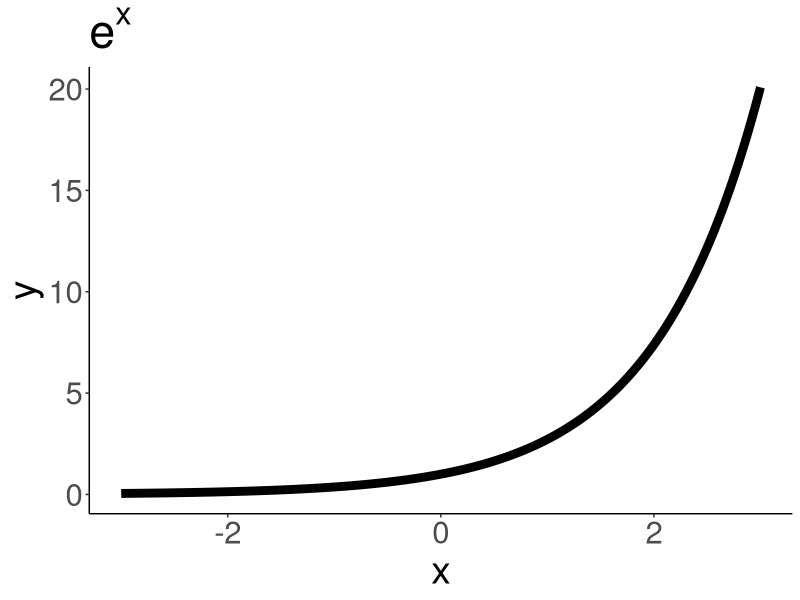
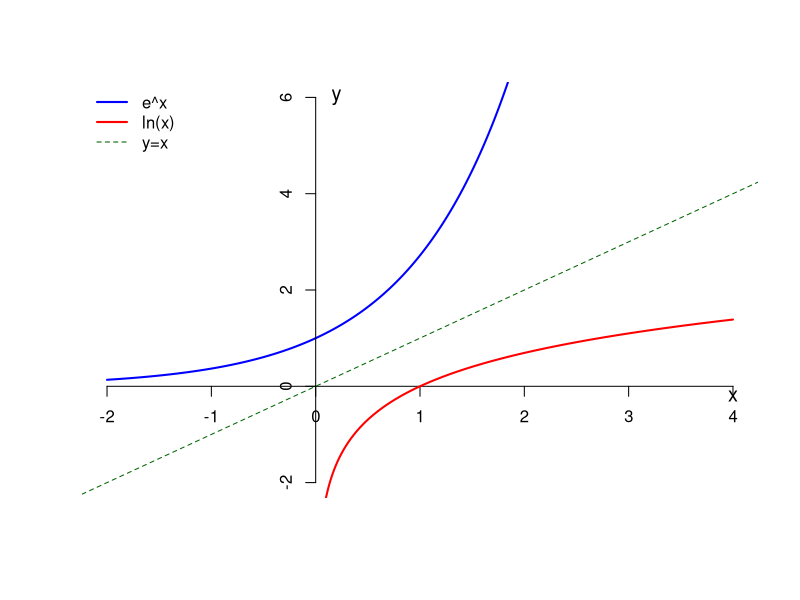

Generate these figures, in order, with R: (Note: this script raises an error after producing the figures.)
## ---- chunk 1
library(tidyverse)
## ---- chunk 2

x=seq(-3,3,by=0.01)
y=exp(x)

ggplot()+
  geom_line(aes(x=x,y=y),color="black",linewidth=3)+
  theme_classic()+
  labs(x="x",y="y",title=bquote(e^x))+
  theme(text=element_text(size=28))
## ---- chunk 3

# Define x values
x_exp <- seq(-2, 4, length.out = 500)          # for e^x
x_log <- seq(0.001, 4, length.out = 500)       # for ln(x) (x>0 only)

# Compute y values
y_exp <- exp(x_exp)
y_log <- log(x_log)

# Base plot: no axes, no box, no margin labels
plot(x_exp, y_exp, type = "l", col = "blue", lwd = 2,
     xlab = "", ylab = "",
     xlim = c(-2, 4), ylim = c(-2, 6),         
     main = "",
     axes = FALSE, frame.plot = FALSE)

# Draw custom axes at x=0 and y=0
axis(1, pos = 0)  # x-axis at y=0
axis(2, pos = 0)  # y-axis at x=0

# Add ln(x)
lines(x_log, y_log, col = "red", lwd = 2)

# Add the line y = x (dotted)
abline(0, 1, lty = 2, col = "darkgreen")

# Add legend (no box)
legend("topleft", legend = c("e^x", "ln(x)", "y=x"),
       col = c("blue", "red", "darkgreen"), lwd = c(2,2,1),
       lty = c(1,1,2), bty = "n")

# Add manual axis labels at the ends
text(x = 4, y = -0.2, labels = "x", cex = 1.2)
text(x = 0.2, y = 6, labels = "y", cex = 1.2) 
## ---- chunk 4
knitr::include_graphics("https://imgs.xkcd.com/comics/differentiation_and_integration.png")
## ---- chunk 5
knitr::include_graphics("images/area.png")
## ---- chunk 6
knitr::include_graphics("images/reimann.png")
## ---- chunk 7
x=seq(-5,5,by=.1)
y=x^3-12*x+2

x_tab=seq(-3,3,by=1)
y_tab=x_tab^3-12*x_tab+2


data.frame(x=x_tab,y=y_tab) %>% 
  knitr::kable()
#DT::datatable(round(data.frame(x=x_tab,y=y_tab),2),
              #fillContainer = FALSE, options = list(pageLength = 6))
## ---- chunk 8
ggplot()+
  geom_line(aes(x=x,y=y),size=2.5,color="#003660")+
  theme_classic()+
  annotate("segment",x=-3,xend=-3,y=11,yend=-63,linetype=1,color="#FEBC11",size=2)+
  annotate("segment",x=3,xend=3,y=-7,yend=-63,color="#FEBC11",size=2)+
  theme(text = element_text(size = 28))+
  scale_y_continuous(expand=c(0,0))+
  scale_x_continuous(breaks=seq(-5,5))
## ---- chunk 9
knitr::include_graphics("images/riemann.gif")
## ---- chunk 10
knitr::include_graphics("images/c.png")
## ---- chunk 11
knitr::include_graphics("images/increase.PNG")
## ---- chunk 12
knitr::include_graphics("images/twocurve.png")
## ---- chunk 13
knitr::include_graphics("images/diffxtwo.gif")
